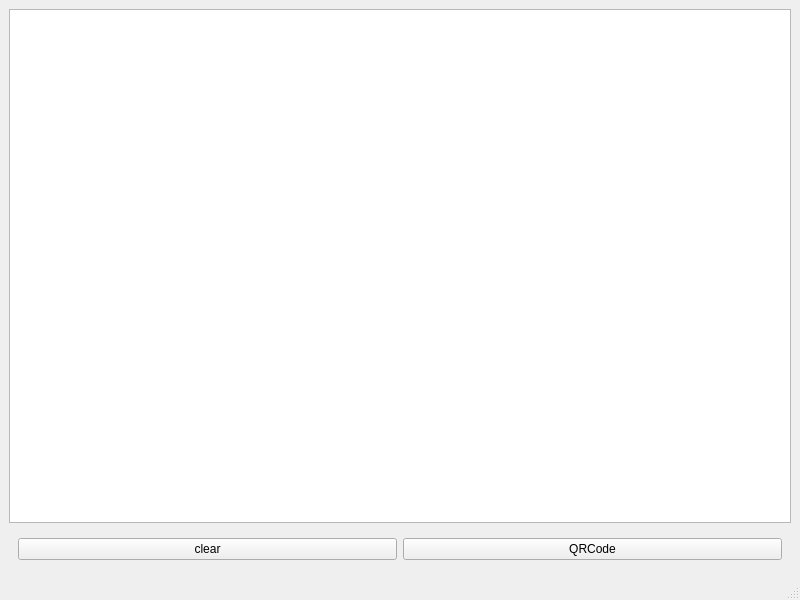
<?xml version="1.0" encoding="UTF-8"?>
<ui version="4.0">
 <class>MainWindow</class>
 <widget class="QMainWindow" name="MainWindow">
  <property name="geometry">
   <rect>
    <x>0</x>
    <y>0</y>
    <width>800</width>
    <height>600</height>
   </rect>
  </property>
  <property name="windowTitle">
   <string>WebSocketServer</string>
  </property>
  <widget class="QWidget" name="centralwidget">
   <layout class="QVBoxLayout" name="verticalLayout">
    <item>
     <widget class="QTextBrowser" name="textBrowser"/>
    </item>
    <item>
     <widget class="QWidget" name="widget" native="true">
      <layout class="QHBoxLayout" name="horizontalLayout">
       <item>
        <widget class="QPushButton" name="pushButton">
         <property name="text">
          <string>clear</string>
         </property>
        </widget>
       </item>
       <item>
        <widget class="QPushButton" name="pushButton_2">
         <property name="text">
          <string>QRCode</string>
         </property>
        </widget>
       </item>
      </layout>
     </widget>
    </item>
   </layout>
  </widget>
  <widget class="QMenuBar" name="menubar">
   <property name="geometry">
    <rect>
     <x>0</x>
     <y>0</y>
     <width>800</width>
     <height>22</height>
    </rect>
   </property>
  </widget>
  <widget class="QStatusBar" name="statusbar"/>
 </widget>
 <resources/>
 <connections/>
</ui>
